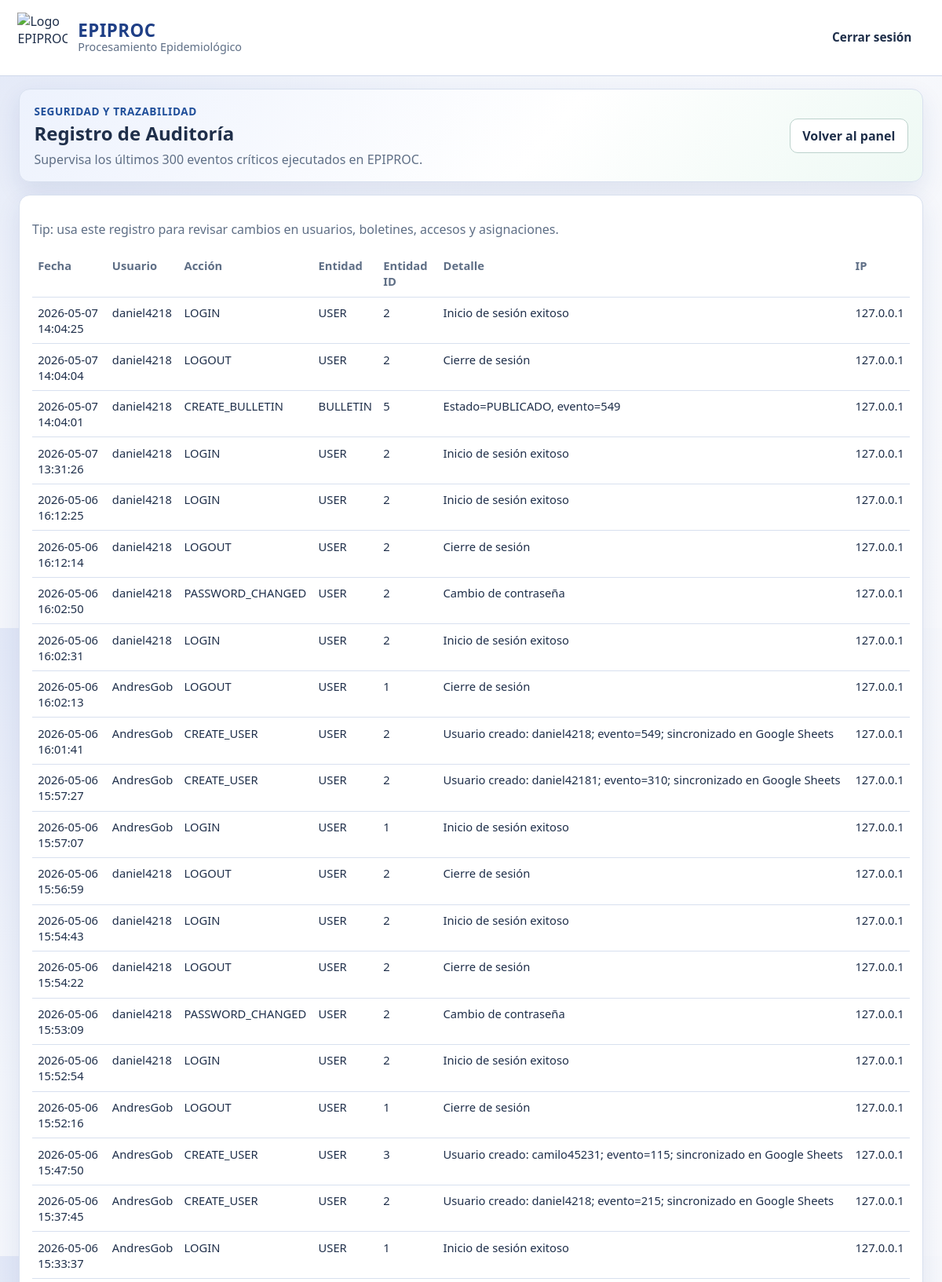
Screenshot of /admin/auditoria (signed in, upper part) with the database file from the repository.
### epiproc_web/models.py (models this page shows, shortened)
class AuditLog(db.Model):
    __tablename__ = "audit_logs"
    id = db.Column(db.Integer, primary_key=True)
    user_id = db.Column(db.Integer, db.ForeignKey("users.id"), nullable=True)
    action = db.Column(db.String(120), nullable=False)
    entity = db.Column(db.String(80), nullable=False)
    entity_id = db.Column(db.String(80), nullable=True)
    details = db.Column(db.Text, nullable=True)
    ip_address = db.Column(db.String(64), nullable=True)
    created_at = db.Column(db.DateTime, default=datetime.utcnow, nullable=False)
    user = db.relationship("User", lazy=True)

class User(db.Model):
    __tablename__ = "users"
    id = db.Column(db.Integer, primary_key=True)
    username = db.Column(db.String(80), unique=True, nullable=False)
    password_hash = db.Column(db.String(255), nullable=False)
    password_visible = db.Column(db.String(255), nullable=True)
    role = db.Column(db.String(30), nullable=False, index=True)
    full_name = db.Column(db.String(150), nullable=False)
    cedula = db.Column(db.String(30), unique=True, nullable=False)
    email = db.Column(db.String(150), unique=True, nullable=False)
    assigned_event_code = db.Column(db.Integer, db.ForeignKey("events.code"), nullable=True)
    must_change_password = db.Column(db.Boolean, default=False, nullable=False)
    is_active = db.Column(db.Boolean, default=True, nullable=False)
    credentials_updated_at = db.Column(db.DateTime, nullable=True)
    created_at = db.Column(db.DateTime, default=datetime.utcnow, nullable=False)
    updated_at = db.Column(db.DateTime, default=datetime.utcnow, onupdate=datetime.utcnow, nullable=False)
    bulletins = db.relationship("Bulletin", back_populates="author", lazy=True)

### epiproc_web/app.py (the view)
    @app.route("/admin/auditoria")
    @role_required(UserRole.SECRETARIO)
    def admin_audit():
        logs = AuditLog.query.order_by(AuditLog.created_at.desc()).limit(300).all()
        return render_template("admin_audit.html", logs=logs)

### epiproc_web/app.py (called while the page is built, shortened)
def current_user() -> Optional[User]:
    uid = session.get("user_id")
    if not uid:
        return None
    return User.query.get(uid)

def login_required(view):
    @wraps(view)
    def wrapped(*args, **kwargs):
        user = current_user()
        if not user:
            flash("Debes iniciar sesión para continuar.", "error")
            return redirect(url_for("login", next=request.path))
        if not user.is_active:
            session.clear()
            flash("Tu usuario está inactivo. Contacta al Secretario de Salud.", "error")
            return redirect(url_for("login"))
        return view(*args, **kwargs)
    return wrapped

def role_required(*roles: str):
    def decorator(view):
        @wraps(view)
        @login_required
        def wrapped(*args, **kwargs):
            user = current_user()
            if not user or user.role not in roles:
                abort(403)
            return view(*args, **kwargs)
        return wrapped
    return decorator

def register_hooks(app: Flask, base_dir: Path) -> None:
    @app.context_processor
    def inject_globals() -> dict[str, Any]:
        return {
            "brand_name": "EPIPROC - Procesamiento Epidemiológico",
            "logo_url": "https://8upload.com/image/3ec1b5cc7de8ad31/bloque2071.png",
            "current_user": current_user(),
            "role_secretario": UserRole.SECRETARIO,
            "role_epidemiologo": UserRole.EPIDEMIOLOGO,
        }
    @app.before_request
    def force_password_change_on_first_login():
        user = current_user()
        if not user:
            return None
        safe_paths = {
            "/logout",
            "/cambiar-clave",
            "/static",
        }
        return None

### epiproc_web/templates/admin_audit.html
{% extends 'base.html' %}
{% block content %}
<section class="card secretary-hero">
    <div>
        <p class="hero-kicker">Seguridad y Trazabilidad</p>
        <h2>Registro de Auditoría</h2>
        <p class="muted">Supervisa los últimos 300 eventos críticos ejecutados en EPIPROC.</p>
    </div>
    <div class="actions">
        <a class="btn" href="{{ url_for('admin_panel') }}">Volver al panel</a>
    </div>
</section>
<section class="card">
    <p class="muted">Tip: usa este registro para revisar cambios en usuarios, boletines, accesos y asignaciones.</p>
    <div class="table-wrap">
        <table>
            <thead>
                <tr>
                    <th>Fecha</th>
                    <th>Usuario</th>
                    <th>Acción</th>
                    <th>Entidad</th>
                    <th>Entidad ID</th>
                    <th>Detalle</th>
                    <th>IP</th>
                </tr>
            </thead>
            <tbody>
                {% for log in logs %}
                    <tr>
                        <td>{{ log.created_at.strftime('%Y-%m-%d %H:%M:%S') }}</td>
                        <td>{{ log.user.username if log.user else 'sistema' }}</td>
                        <td>{{ log.action }}</td>
                        <td>{{ log.entity }}</td>
                        <td>{{ log.entity_id }}</td>
                        <td>{{ log.details }}</td>
                        <td>{{ log.ip_address }}</td>
                    </tr>
                {% else %}
                    <tr>
                        <td colspan="7" class="muted">No hay registros de auditoría disponibles.</td>
                    </tr>
                {% endfor %}
            </tbody>
        </table>
    </div>
</section>
{% endblock %}

### epiproc_web/static/css/app.css (style rules this page uses)
:root { --bg: #f2f5fb; --surface: #ffffff; --text: #1f2f4a; --muted: #5f6f86; --line: #d8e0ef; --accent: #2f5fbd; --accent-2: #1d3f88; --accent-green: #0f8a5f; --danger: #b42318; --warning: #b54708; --success: #027a48; --shadow: 0 12px 30px rgba(29, 63, 136, 0.1); }
* { box-sizing: border-box; }
body { margin: 0; font-family: "Segoe UI", Tahoma, Geneva, Verdana, sans-serif; color: var(--text); background: radial-gradient(circle at top left, #e2e8f7 0%, var(--bg) 40%, #f8f9fc 100%); min-height: 100vh; animation: pageFadeIn 0.45s ease; }
.card { background: var(--surface); border: 1px solid var(--line); border-radius: 14px; box-shadow: var(--shadow); padding: 1rem; transition: box-shadow 0.25s ease, transform 0.25s ease; }
.hero-kicker { margin: 0 0 0.35rem; color: #204f9a; font-size: 0.85rem; font-weight: 700; letter-spacing: 0.04em; text-transform: uppercase; }
.actions { display: flex; gap: 0.6rem; flex-wrap: wrap; }
.btn { display: inline-flex; align-items: center; justify-content: center; gap: 0.4rem; background: #ffffff; color: var(--text); border: 1px solid #bcd2cc; border-radius: 10px; padding: 0.64rem 0.95rem; text-decoration: none; cursor: pointer; font-weight: 700; line-height: 1; text-align: center; min-height: 44px; transition: transform 0.2s ease, box-shadow 0.2s ease, background-color 0.2s ease, border-color 0.2s ease; }
.table-wrap { overflow-x: auto; }
table { width: 100%; border-collapse: collapse; min-width: 650px; }
th, td { border-bottom: 1px solid var(--line); text-align: left; padding: 0.58rem 0.45rem; font-size: 0.92rem; vertical-align: top; }
th { color: var(--muted); font-weight: 600; }
.secretary-hero { display: flex; justify-content: space-between; gap: 1rem; align-items: center; padding: 1.1rem 1.15rem; background: linear-gradient(130deg, #edf2fd 0%, #ffffff 58%, #eef9f4 100%); }
.secretary-hero h2 { margin: 0.15rem 0 0.35rem; }
.secretary-hero p { margin: 0; }
.muted { color: var(--muted); }

### rows the page displays
AuditLog: created_at "2026-05-07 14:04:25", user "daniel4218", action "LOGIN", entity "USER", entity_id "2", details "Inicio de sesión exitoso", ip_address "127.0.0.1"
AuditLog: created_at "2026-05-07 14:04:04", user "daniel4218", action "LOGOUT", entity "USER", entity_id "2", details "Cierre de sesión", ip_address "127.0.0.1"
AuditLog: created_at "2026-05-07 14:04:01", user "daniel4218", action "CREATE_BULLETIN", entity "BULLETIN", entity_id "5", details "Estado=PUBLICADO, evento=549", ip_address "127.0.0.1"
AuditLog: created_at "2026-05-07 13:31:26", user "daniel4218", action "LOGIN", entity "USER", entity_id "2", details "Inicio de sesión exitoso", ip_address "127.0.0.1"
AuditLog: created_at "2026-05-06 16:12:25", user "daniel4218", action "LOGIN", entity "USER", entity_id "2", details "Inicio de sesión exitoso", ip_address "127.0.0.1"
AuditLog: created_at "2026-05-06 16:12:14", user "daniel4218", action "LOGOUT", entity "USER", entity_id "2", details "Cierre de sesión", ip_address "127.0.0.1"
AuditLog: created_at "2026-05-06 16:02:50", user "daniel4218", action "PASSWORD_CHANGED", entity "USER", entity_id "2", details "Cambio de contraseña", ip_address "127.0.0.1"
AuditLog: created_at "2026-05-06 16:02:31", user "daniel4218", action "LOGIN", entity "USER", entity_id "2", details "Inicio de sesión exitoso", ip_address "127.0.0.1"
AuditLog: created_at "2026-05-06 16:02:13", user "AndresGob", action "LOGOUT", entity "USER", entity_id "1", details "Cierre de sesión", ip_address "127.0.0.1"
AuditLog: created_at "2026-05-06 16:01:41", user "AndresGob", action "CREATE_USER", entity "USER", entity_id "2", details "Usuario creado: daniel4218; evento=549; sincronizado en Google Sheets", ip_address "127.0.0.1"
AuditLog: created_at "2026-05-06 15:57:27", user "AndresGob", action "CREATE_USER", entity "USER", entity_id "2", details "Usuario creado: daniel42181; evento=310; sincronizado en Google Sheets", ip_address "127.0.0.1"
AuditLog: created_at "2026-05-06 15:57:07", user "AndresGob", action "LOGIN", entity "USER", entity_id "1", details "Inicio de sesión exitoso", ip_address "127.0.0.1"
AuditLog: created_at "2026-05-06 15:56:59", user "daniel4218", action "LOGOUT", entity "USER", entity_id "2", details "Cierre de sesión", ip_address "127.0.0.1"
AuditLog: created_at "2026-05-06 15:54:43", user "daniel4218", action "LOGIN", entity "USER", entity_id "2", details "Inicio de sesión exitoso", ip_address "127.0.0.1"
AuditLog: created_at "2026-05-06 15:54:22", user "daniel4218", action "LOGOUT", entity "USER", entity_id "2", details "Cierre de sesión", ip_address "127.0.0.1"
AuditLog: created_at "2026-05-06 15:53:09", user "daniel4218", action "PASSWORD_CHANGED", entity "USER", entity_id "2", details "Cambio de contraseña", ip_address "127.0.0.1"
AuditLog: created_at "2026-05-06 15:52:54", user "daniel4218", action "LOGIN", entity "USER", entity_id "2", details "Inicio de sesión exitoso", ip_address "127.0.0.1"
AuditLog: created_at "2026-05-06 15:52:16", user "AndresGob", action "LOGOUT", entity "USER", entity_id "1", details "Cierre de sesión", ip_address "127.0.0.1"
AuditLog: created_at "2026-05-06 15:47:50", user "AndresGob", action "CREATE_USER", entity "USER", entity_id "3", details "Usuario creado: camilo45231; evento=115; sincronizado en Google Sheets", ip_address "127.0.0.1"
AuditLog: created_at "2026-05-06 15:37:45", user "AndresGob", action "CREATE_USER", entity "USER", entity_id "2", details "Usuario creado: daniel4218; evento=215; sincronizado en Google Sheets", ip_address "127.0.0.1"
AuditLog: created_at "2026-05-06 15:33:37", user "AndresGob", action "LOGIN", entity "USER", entity_id "1", details "Inicio de sesión exitoso", ip_address "127.0.0.1"
